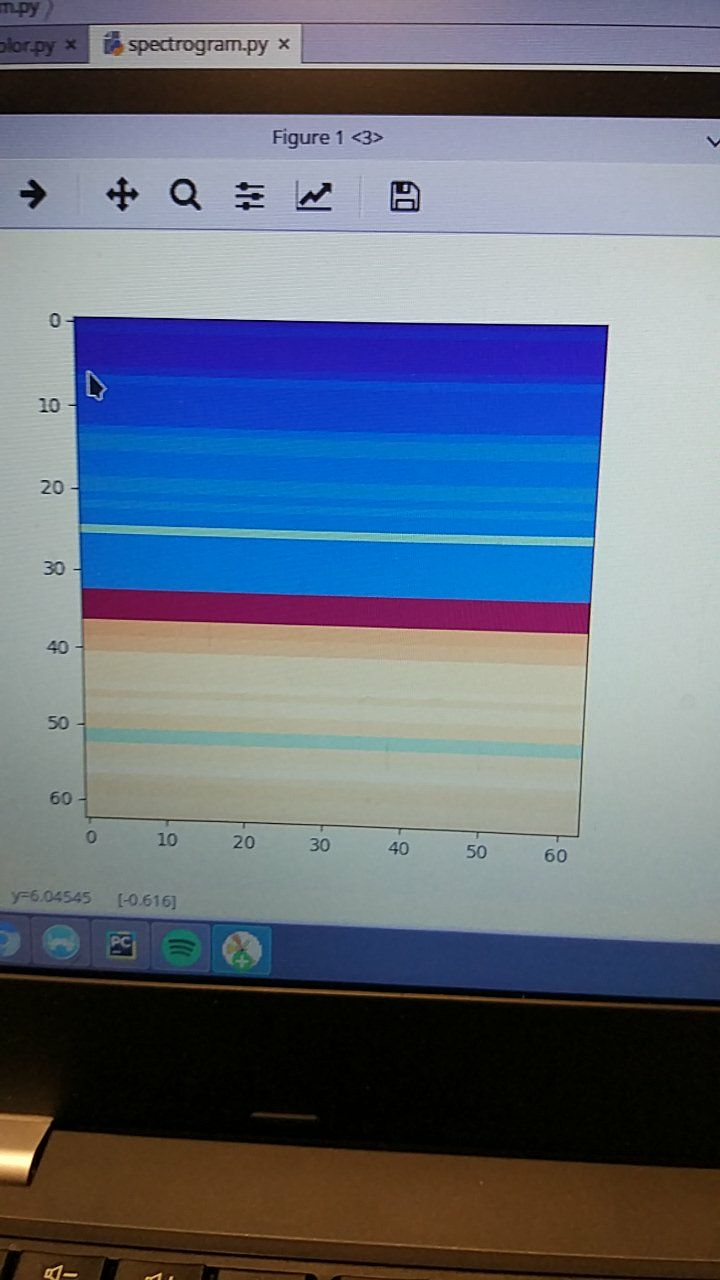
#> input picture histogram/img01.jpg, 720 x 1280 px
$ python compare_histograms_1D.py --image img01.jpg --image2 img01.jpg   (Python 2 division)   (older library calls are emulated)
#> lines starting #> are read from the running program, lines starting #| are printed output that depends on the picture
# -*- coding: utf-8 -*-
#     cv2.calcHist(images, channels, mask, histSize, ranges)

#     images: This is the image that we want to compute a histogram
#     for. Wrap it as a list: [myImage].

#     channels: A list of indexes, where we specify the index of the
#     channel we want to compute a histogram for. To compute a
#     histogram of a grayscale image, the list would be [0]. To
#     compute a histogram for all three red, green, and blue channels,
#     the channels list would be [0, 1, 2].

#     mask: I haven’t covered masking yet in this blog yet, but
#     essentially, a mask is a uint8 image with the same shape as our
#     original image, where pixels with a value of zero are ignored
#     and pixels with a value greater than zero are included in the
#     histogram computation. Using masks allow us to only compute a
#     histogram for a particular region of an image. For now, we’ll
#     just use a value of None for the mask.

#     histSize: This is the number of bins we want to use when
#     computing a histogram. Again, this is a list, one for each
#     channel we are computing a histogram for. The bin sizes do not
#     all have to be the same. Here is an example of 32 bins for each
#     channel: [32, 32, 32].

#     ranges: The range of possible pixel values. Normally, this is
#     [0, 256] for each channel, but if you are using a color space
#     other than RGB (such as HSV), the ranges might be different.


# import the necessary packages
from matplotlib import pyplot as plt
import numpy as np
import argparse
import cv2

# construct the argument parser and parse the arguments
ap = argparse.ArgumentParser()
#ap.add_argument("-i", "--image", required = True, help = "Path to the image")
ap.add_argument("-i", "--image", required = True, help = "Path to the first image")
ap.add_argument("-i2", "--image2", required = True, help = "Path to the second image")

args = vars(ap.parse_args())

fig = plt.figure()
a = fig.add_subplot(1,2,1)
b = fig.add_subplot(1,2,2)

# load the image and show it
image = cv2.imread(args["image"])
#> image is the input picture: shape (1280, 720, 3); mean B, G, R 126.2, 110, 99.7
cv2.imshow("image", image)


# grab the image channels, initialize the tuple of colors,
# the figure and the flattened feature vector
chans = cv2.split(image)
colors = ("b", "g", "r") # Cuidado con el orden! esta cambiado en opencv
#a.figure()
a.set_title("'Flattened' Color Histogram")
a.set_xlabel("Bins")
a.set_ylabel("# of Pixels")
features = []

# loop over the image channels
for (chan, color) in zip(chans, colors):
	# create a histogram for the current channel and
	# concatenate the resulting histograms for each
	# channel
	hist = cv2.calcHist([chan], [0], None, [256], [0, 256])
	features.extend(hist)

	# plot the histogram
	a.plot(hist, color = color)
	a.set_xlim([0, 256])
#> this loop made 3 passes
#> color on passes 1 to 3: 'b', 'g', 'r'
#> after the loop, features = 768 items, first 6: [81414], [16228], [8860], [4361], [2596], [1863]

# here we are simply showing the dimensionality of the
# flattened color histogram 256 bins for each channel
# x 3 channels = 768 total values -- in practice, we would
# normally not use 256 bins for each channel, a choice
# between 32-96 bins are normally used, but this tends
# to be application dependent
print "flattened feature vector size: %d" % (np.array(features).flatten().shape)
#| flattened feature vector size: 768
plt.show(block=False)
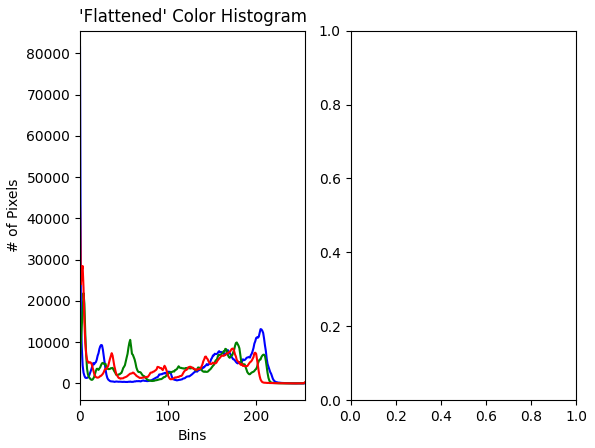
#> figure drawn by matplotlib, 1 panel; curve peaks at x = 0, y = 81414; curve peaks at x = 4, y = 21889; curve peaks at x = 0, y = 42905


image2 = cv2.imread(args["image2"])
cv2.imshow("image2", image2)
chans2 = cv2.split(image2)
colors2 = ("b", "g", "r") # Cuidado con el orden! esta cambiado en opencv
#b.figure()
b.set_title("'Flattened' Color Histogram")
b.set_xlabel("Bins")
b.set_ylabel("# of Pixels")
features = []
for (chan, color) in zip(chans2, colors2):
	# create a histogram for the current channel and
	# concatenate the resulting histograms for each
	# channel
	hist2 = cv2.calcHist([chan], [0], None, [256], [0, 256])
	features.extend(hist2)

	# plot the histogram
	b.plot(hist2, color = color)
	b.set_xlim([0, 256])


plt.show(block=False)


# Not all scores are bounded:

# CV_COMP_CORREL: [-1;1] where 1 is perfect match and -1 is the worst.
# CV_COMP_CHISQR: [0;+infinty] where 0 is perfect match and mismatch
# is unbounded (see doc for equation of comparison) CV_COMP_INTERSECT:
# [0;1] (if histograms are normalized) where 1 is perfect match and 0
# mismatch.  CV_COMP_BHATTACHARYYA and CV_COMP_HELLINGER: [0;1] where
# 0 is perfect match and 1 mismatch.  Equations of methods are
# here. An explaination with schema is available in ''Learning OpenCV
# Computer Vision with OpenCV Library, from G. Bradski and
# A. Kaehler'' p. 203.  print "La super distancia: ",

print "La super distancia con CV_COMP_CORREL: [-1;1] where 1 is perfect match and -1 is the worst.: ", cv2.compareHist(hist, hist2, cv2.cv.CV_COMP_CORREL)
#| La super distancia con CV_COMP_CORREL: [-1;1] where 1 is perfect match and -1 is the worst.:  1.0
# print "La super distancia CV_COMP_CHISQR: [0;+infinty] where 0 is perfect match and mismatch is unbounded: ", cv2.compareHist(hist, hist2, cv2.cv.CV_COMP_CHISQR)
# print "La super distancia CV_COMP_INTERSECT: ", cv2.compareHist(hist, hist2, cv2.cv.CV_COMP_INTERSECT)
print "La super distancia CV_COMP_BHATTACHARYYA (0 to 1, where 0 is perfect match and 1 is mismatch): ", cv2.compareHist(hist, hist2, cv2.cv.CV_COMP_BHATTACHARYYA)
#| La super distancia CV_COMP_BHATTACHARYYA (0 to 1, where 0 is perfect match and 1 is mismatch):  0.0


print  cv2.compareHist(hist, hist2, cv2.cv.CV_COMP_CORREL)
#| 1.0
# print  cv2.compareHist(hist, hist2, cv2.cv.CV_COMP_CHISQR)
# print  cv2.compareHist(hist, hist2, cv2.cv.CV_COMP_INTERSECT)

val = cv2.compareHist(hist, hist2, cv2.cv.CV_COMP_BHATTACHARYYA)
#> val = 0
#if val <= 0.45:
#        print  cv2.compareHist(hist, hist2, cv2.cv.CV_COMP_BHATTACHARYYA)

#if val > 0.7:
print val
#| 0.0
